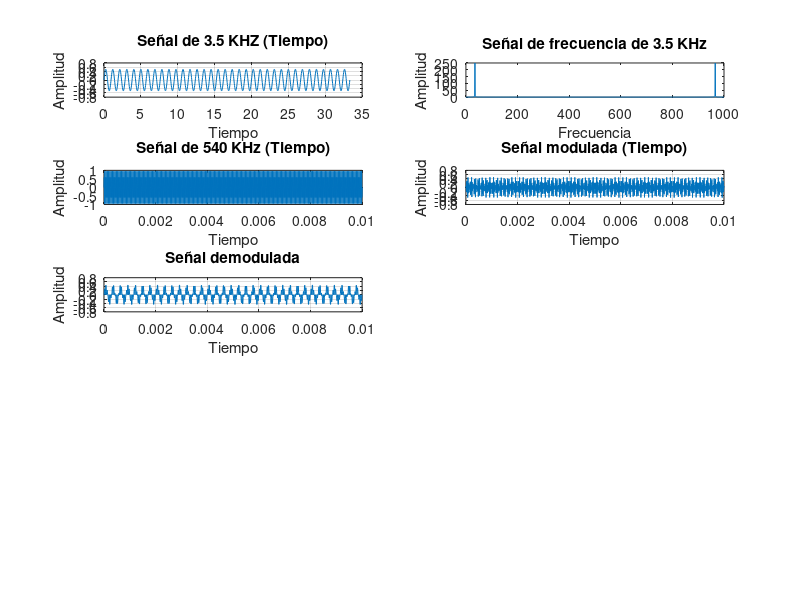

Write MATLAB code to recreate this figure.
t = 0:0.00001:0.01;
filas = 5;
columnas = 2;
fs = 1000;

% Señal de frecuencia de 3.5 KHz (Tiempo)
Sm = 0.5*sin(2*pi*3500*t);
subplot(filas, columnas, 1);
plot(t/0.0003, Sm);
xlabel("Tiempo");   
ylabel("Amplitud");
title("Señal de 3.5 KHZ (Tiempo)");
grid on;

% Señal de frecuencia de 3.5 KHz (Frecuencia)
Smf = fft(Sm);
fn = 0:1:fs;
subplot(filas, columnas, 2);
plot(fn, abs(Smf));
xlabel("Frecuencia");
ylabel("Amplitud");
title("Señal de frecuencia de 3.5 KHz");


% Señal de frecuencia de 540 KHz (Tiempo) Portadora
St = sin(2*pi*540000*t);
subplot(filas, columnas, 3);
plot(t, St);
xlabel("Tiempo");
ylabel("Amplitud");
title("Señal de 540 KHz (Tiempo)");
grid on;

% Señal modulada (Tiempo)
Sam = St.*Sm;
subplot(filas, columnas, 4);
plot(t, Sam);
xlabel("Tiempo");
ylabel("Amplitud");
title("Señal modulada (Tiempo)");
grid on;


% Señal demodulada (Tiempo)
sdt = Sam.* St;
subplot(filas, columnas, 5);
plot(t, sdt);
xlabel("Tiempo");
ylabel("Amplitud");
title("Señal demodulada");
grid on;
    
% Reproduciendo la señal de 3.5 KHz
sound(Sm);

% Reproduciendo la señal demodulada
sound(sdt);
